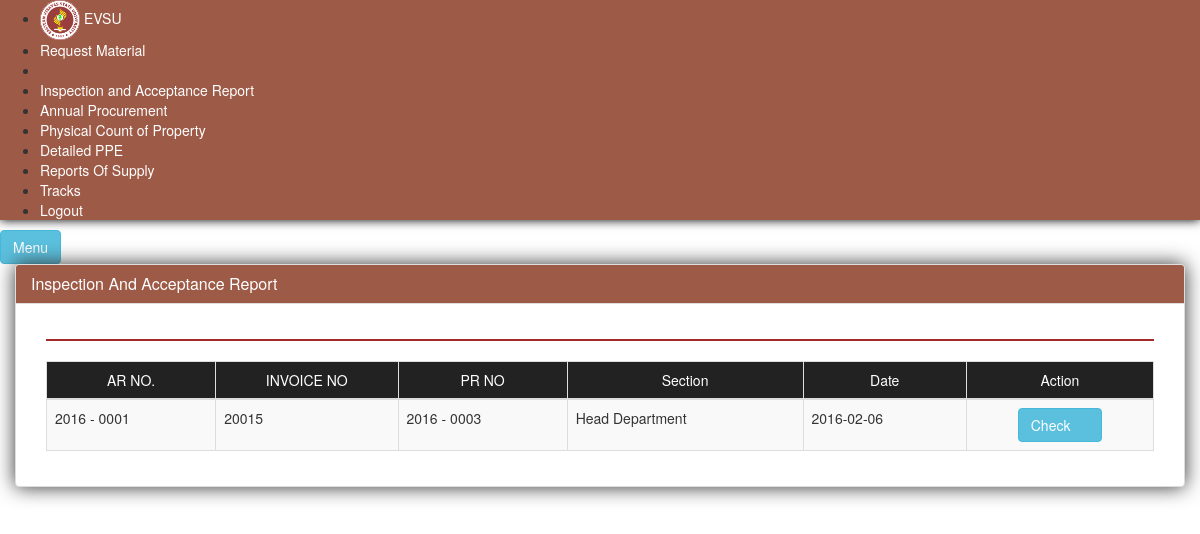
Before: /index.php/iar/inspect with the older database file.
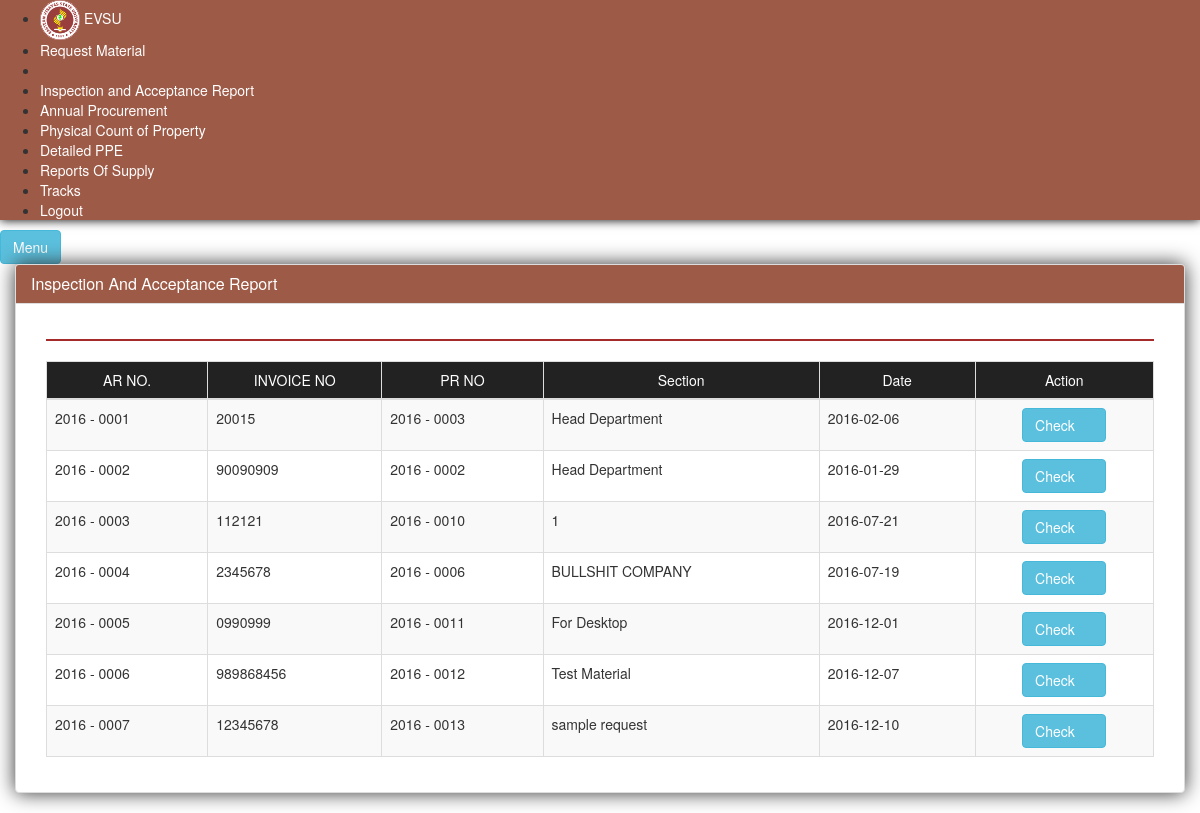
After: the same page with the newer database file.
### tables this page shows
CREATE TABLE IF NOT EXISTS `tbl_iar` (
`id` int(11) NOT NULL,
  `invoice_no` varchar(50) NOT NULL,
  `iar_date` date NOT NULL,
  `ar_no` varchar(50) NOT NULL,
  `mid` int(11) NOT NULL
);

CREATE TABLE IF NOT EXISTS `tbl_mat_desc` (
`id` int(11) NOT NULL,
  `description` text NOT NULL,
  `pid` int(11) NOT NULL,
  `status` int(11) NOT NULL,
  `date_request` date NOT NULL,
  `prno` varchar(20) NOT NULL,
  `section` varchar(50) NOT NULL,
  `disapprove` text NOT NULL
);

### application/controllers/Iar.php (called while the page is built, shortened)
<?php
	Class Iar extends CI_Controller
	{
		public function inspect()
		{
			$this->load->model('iar_model');
			$this->load->view('inspection/iar');
			$this->load->view('include/footer');
		}
	}
?>

### index.php (called while the page is built, shortened)
<?php
require_once BASEPATH.'core/CodeIgniter.php';

### application/models/Iar_model.php (called while the page is built, shortened)
<?php
	class Iar_model extends CI_Model
	{
		public function get_iar()
		{
			return $this->db->query("SELECT a.mid, a.ar_no, a.invoice_no, b.prno, b.section, b.date_request FROM tbl_iar a, tbl_mat_desc b WHERE a.mid = b.id")->result_array();
		}
	}
?>

### application/views/inspection/iar.php (the view)
<div id="page-content-wrapper">
  <a href="#menu-toggle" id="menu-toggle" class="btn btn-info">Menu</a>
    <div class="container-fluid padding_zero">
        <div class="row padding_zero">
            <div class="col-lg-12">
                  <div class="panel panel-default" style="box-shadow: 0px 0px 20px rgb(49, 49, 49)">
                  <div class="panel-heading" style="background: rgb(157, 90, 71)" >
                    <h1 class="panel-title" style="color:white">Inspection And Acceptance Report</h1>
                  </div>
                  <div class="panel-body">
                      <div class="col-md-12">
                        <hr style="border: 1px solid brown;" />
                        <div class="tabe table-responsive">
                          <table class="table table-bordered table-hover table-striped">
                            <thead>
                              <tr class="navbar-inverse">
                                <td style="color:white;text-align:center">AR NO.</td>
                                <td style="color:white;text-align:center">INVOICE NO</td>
                                <td style="color:white;text-align:center">PR NO</td>
                                <td style="color:white;text-align:center">Section</td>
                                <td style="color:white;text-align:center;">Date</td>
                                <td style="color:white;text-align:center;">Action</td>
                              </tr>
                            </thead>
                            <tbody>
                              <?php foreach ($this->iar_model->get_iar() as $key => $value): ?>
                                <tr>
                                  <td><?= $value['ar_no'] ?></td>
                                  <td><?= $value['invoice_no'] ?></td>
                                  <td><?= $value['prno'] ?></td>
                                  <td><?= $value['section'] ?></td>
                                  <td><?= $value['date_request'] ?></td>
                                  <td style="text-align:center;"> <a href="/check_item/<?php echo $value['mid'] ?>" class="btn btn-info addmaterial" data-param="<?= $value['mid']; ?>">Check&nbsp;&nbsp;<span class="glyphicon glyphicon-check"></span></a></td>
                                </tr>
                              <?php endforeach ?>
                            </tbody>
                         </table>
                        </div>
                      </div>
                  </div>
                </div>
            </div>
        </div>
    </div>
</div>

Changed rows visible on the page:
added tbl_iar: ar_no "2016 - 0002", invoice_no "90090909", tbl_mat_desc.prno "2016 - 0002", tbl_mat_desc.section "Head Department", tbl_mat_desc.date_request "2016-01-29"
added tbl_iar: ar_no "2016 - 0003", invoice_no "112121", tbl_mat_desc.prno "2016 - 0010", tbl_mat_desc.section "1", tbl_mat_desc.date_request "2016-07-21"
added tbl_iar: ar_no "2016 - 0004", invoice_no "2345678", tbl_mat_desc.prno "2016 - 0006", tbl_mat_desc.section "BULLSHIT COMPANY", tbl_mat_desc.date_request "2016-07-19"
added tbl_iar: ar_no "2016 - 0005", invoice_no "0990999", tbl_mat_desc.prno "2016 - 0011", tbl_mat_desc.section "For Desktop", tbl_mat_desc.date_request "2016-12-01"
added tbl_iar: ar_no "2016 - 0006", invoice_no "989868456", tbl_mat_desc.prno "2016 - 0012", tbl_mat_desc.section "Test Material", tbl_mat_desc.date_request "2016-12-07"
added tbl_iar: ar_no "2016 - 0007", invoice_no "12345678", tbl_mat_desc.prno "2016 - 0013", tbl_mat_desc.section "sample request", tbl_mat_desc.date_request "2016-12-10"
